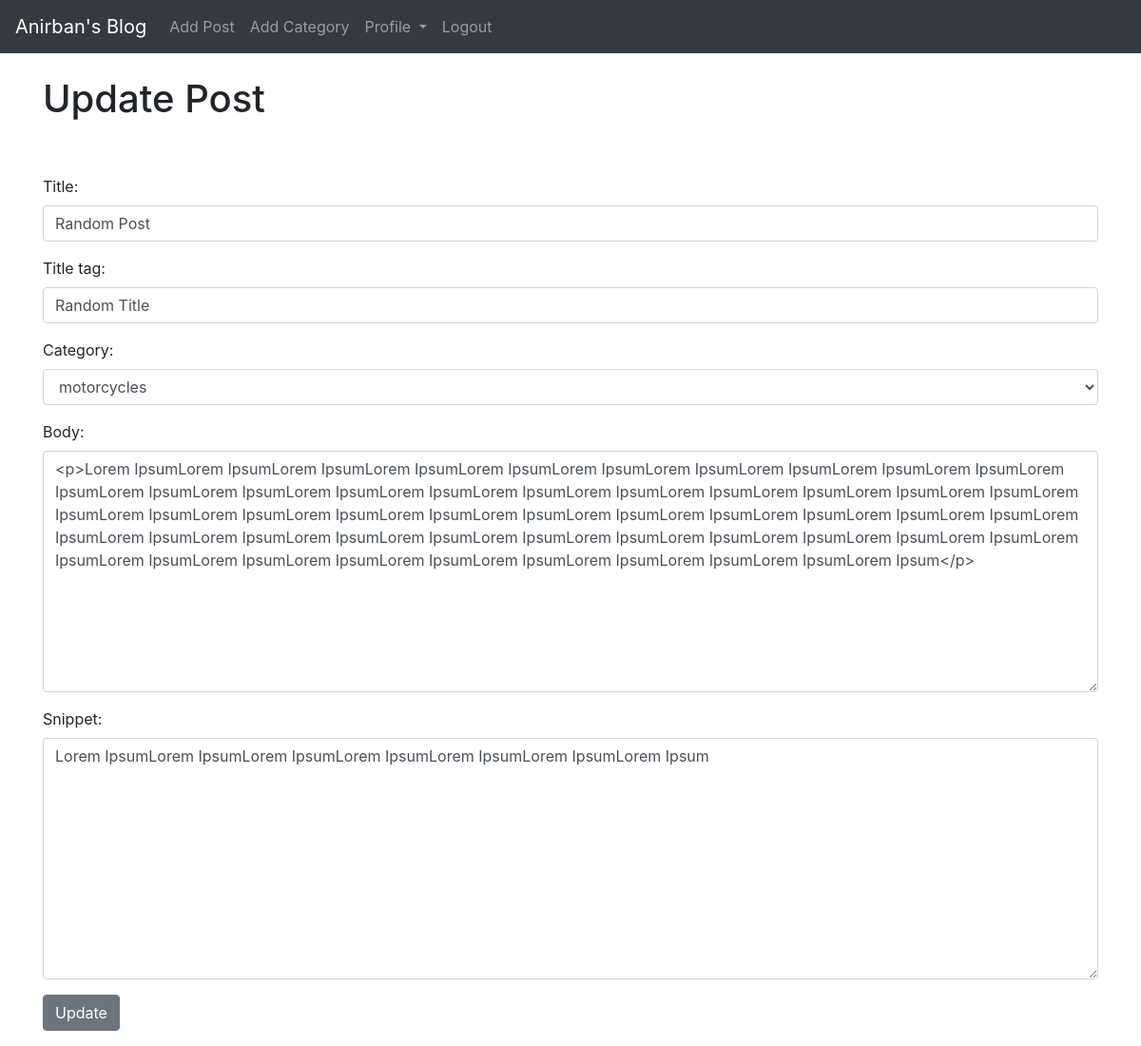
The app's page /article/edit/12 (signed in) with its own data.
### myblog/models.py (models this page shows, shortened)
class Post(models.Model):
    title = models.CharField(max_length=255)
    header_image = models.ImageField(null=True, blank=True, upload_to="images/")
    title_tag = models.CharField(max_length=255)
    author = models.ForeignKey(User, on_delete=models.CASCADE)
    body = RichTextField(blank = True, null = True)
    post_date = models.DateField(auto_now_add=True)
    category = models.CharField(max_length=255, default= "uncategorized")
    snippet = models.CharField(max_length=255)
    likes = models.ManyToManyField(User, related_name="blog_posts")

### myblog/views.py (the view)
# urls.py: path('article/edit/<int:pk>', UpdatePostView.as_view(), name="update_post"),
class UpdatePostView(UpdateView):
    model = Post
    form_class = EditForm
    template_name = 'update_post.html'

### myblog/forms.py
class EditForm(forms.ModelForm):
    class Meta:
        model = Post
        fields = ('title', 'title_tag', 'category', 'body', 'snippet')
        widgets={
            'title': forms.TextInput(attrs={'class':'form-control', 'placeholder': 'Enter the title of your blog post'}),
            'title_tag': forms.TextInput(attrs={'class':'form-control', 'placeholder': 'Enter the title tag of your blog post'}),
            'category': forms.Select(choices=choice_list,attrs={'class':'form-control'}),
            'body': forms.Textarea(attrs={'class':'form-control'}),
            'snippet': forms.Textarea(attrs={'class':'form-control'}),
        }

### myblog/templates/update_post.html (shortened to what this page needs)
{% extends 'base.html' %}
{% block content %}
{% if user.is_authenticated %}
    {% if user.id == post.author.id %}
        <h1>Update Post</h1>
        <br/><br/>
        <div class="form-group">
            <form method='POST'>
                {{ form.as_p }}
                <button class="btn btn-secondary">Update</bottom>
        </div>
    {% else %}
        You are not the author of this post !
    {% endif %}
{% else %}
You are not logged in !
{% endif %}
{% endblock %}

### records on screen
Post: title "Random Post", title_tag "Random Title", category "motorcycles", body "<p>Lorem IpsumLorem IpsumLorem IpsumLorem IpsumLorem IpsumLorem IpsumLorem IpsumLorem IpsumLorem IpsumLorem IpsumLorem IpsumLorem IpsumLorem IpsumLorem IpsumLorem IpsumLorem IpsumLorem IpsumLorem IpsumLorem IpsumLorem IpsumLorem IpsumLorem IpsumLorem IpsumLorem IpsumLorem IpsumLorem IpsumLorem IpsumLorem IpsumLorem IpsumLorem IpsumLorem IpsumLorem IpsumLorem IpsumLorem IpsumLorem IpsumLorem IpsumLorem IpsumLorem IpsumLorem IpsumLorem IpsumLorem IpsumLorem IpsumLorem IpsumLorem IpsumLorem IpsumLorem IpsumLorem IpsumLorem IpsumLorem IpsumLorem IpsumLorem IpsumLorem IpsumLorem Ipsum</p>", snippet "Lorem IpsumLorem IpsumLorem IpsumLorem IpsumLorem IpsumLorem IpsumLorem Ipsum"
